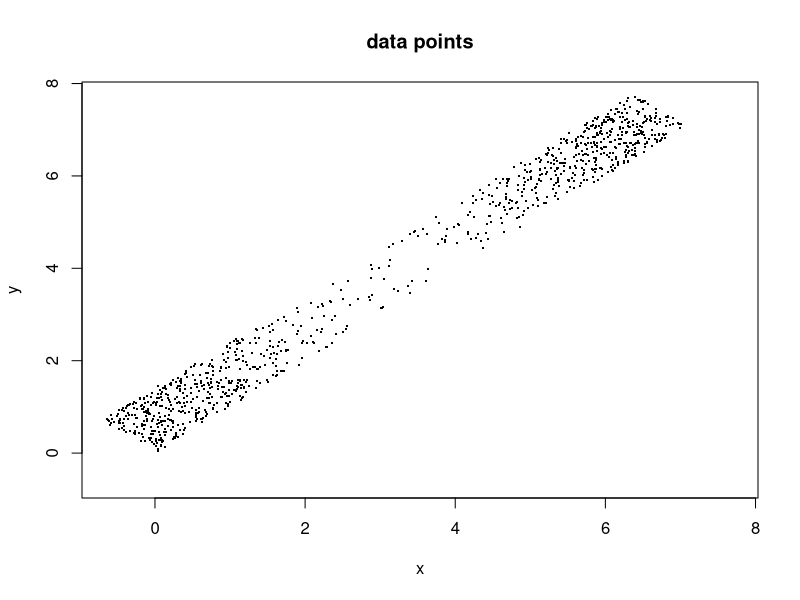
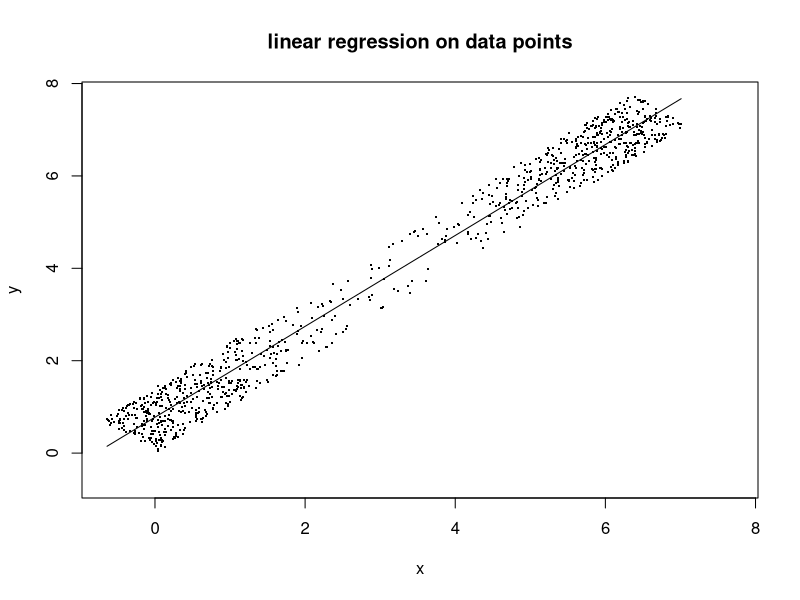
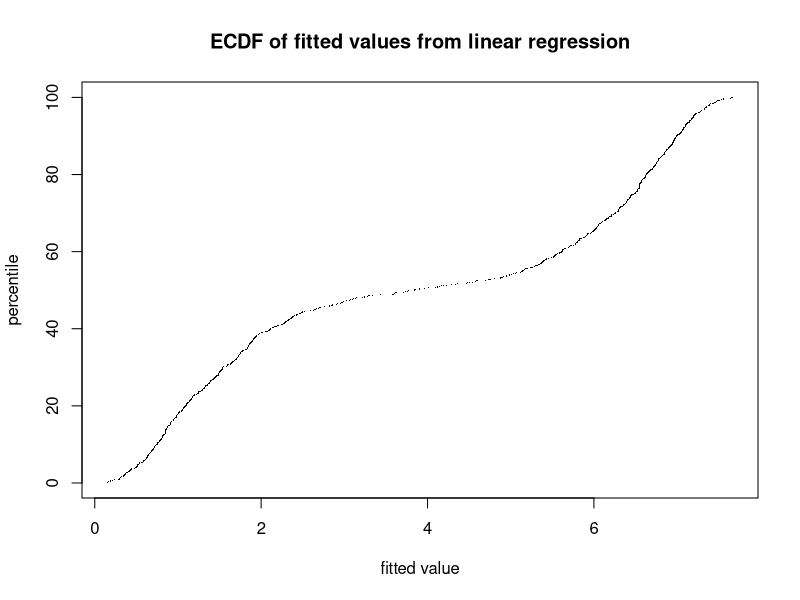
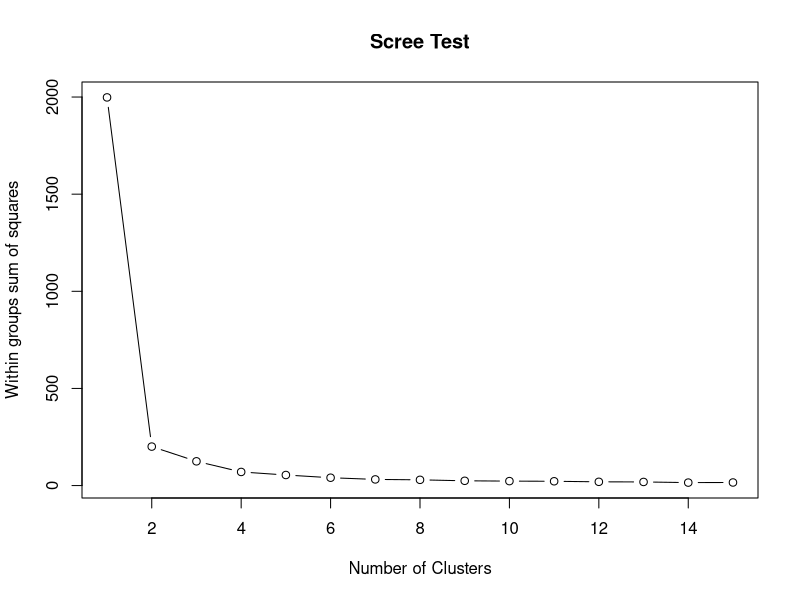
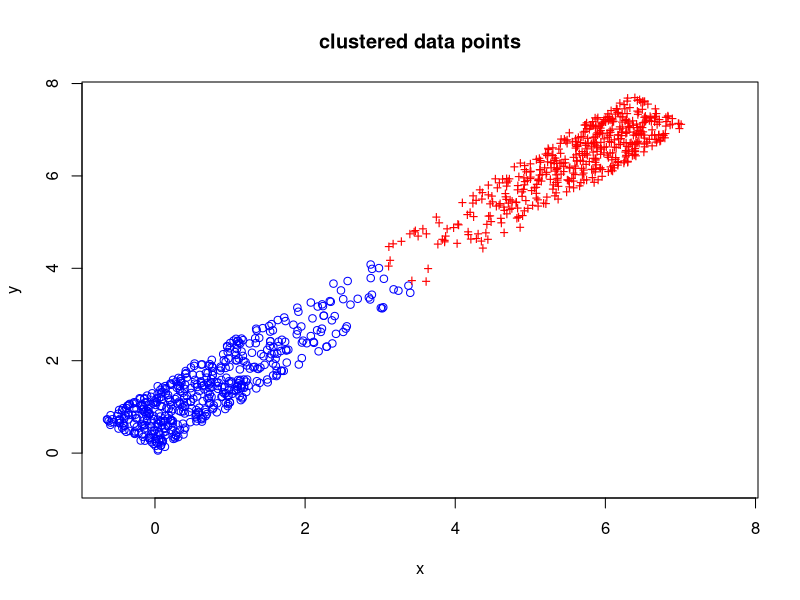

Recreate these plots in R, in order.
rm(list = ls())

num_pts = 1000
angle = 45 * pi / 180
scale = 10
sd = 2
dev_count = 2
get_window = function(dc) {
	if (! dev_count %in% dev.list()) {
		dev.new()
	}
	dev.set(dev_count); 
	dev_count + 1
}

g = rnorm(num_pts, 0, sd)
g[(1+num_pts/2):num_pts] = g[(1+num_pts/2):num_pts] + scale
g[g < 0] = -g[g < 0]
g[g > scale] = 2*scale - g[g > scale]
g[g < 0] = -g[g < 0]
#plot(g)
#stopifnot(FALSE)

data_orig = matrix(0, num_pts, 2)
data_orig[,1] = g
data_orig[,2] = runif(num_pts)

rot_mat = matrix(0,2,2)
rot_mat[1,1] = cos(angle)
rot_mat[2,1] = sin(angle)
rot_mat[1,2] = -sin(angle)
rot_mat[2,2] = cos(angle)

data = rot_mat %*% t(data_orig)
data = t(data)

dev_count = get_window(dev_count)
axis_lim = c(min(data), max(data))
plot(data, xlim=axis_lim, ylim=axis_lim, pch=".", cex=2, xlab="x", ylab="y", main="data points")

###################################
#regression
glm_unif = glm(data[,2] ~ data[,1])
glm_unif.fv = fitted.values(glm_unif)

dev_count = get_window(dev_count)
plot(data, xlim=axis_lim, ylim=axis_lim, pch=".", cex=2, xlab="x", ylab="y", main="linear regression on data points")
lines(data[,1], glm_unif.fv, cex=0.25)

dev_count = get_window(dev_count)
quintile = 100*(1:num_pts)/num_pts
glm_unif.fv.sorted = sort(glm_unif.fv)
plot(glm_unif.fv.sorted, quintile, pch=".", xlab="fitted value", ylab="percentile", main="ECDF of fitted values from linear regression")

##################################
#clustering
scaled = scale(data)

# Determine number of clusters
wss <- (nrow(scaled)-1)*sum(apply(scaled,2,var))
#description of above:
#first part is number of rows in scaled data - 1 = num_pts - 1 = 999
#second part of above:  apply(scaled,2,var) applies the function "var"
#	to the scaled data over the 2nd dimension (columnds) - in other words
#	it calculates the variance of the columns in scaled.  The second part
#	is the sum of these variances

for (i in 2:15) {
	wss[i] <- sum(kmeans(scaled, centers=i)$withinss)
}

dev_count = get_window(dev_count)
plot(1:15, wss, type="b", xlab="Number of Clusters", ylab="Within groups sum of squares", main="Scree Test")


cluster = kmeans(scaled, centers=2)
c_data = data[cluster$cluster == 1,]
dev_count = get_window(dev_count)
plot(c_data, xlim=axis_lim, ylim=axis_lim, xlab="x", ylab="y", main="clustered data points", col="blue")
c_data = data[cluster$cluster == 2,]
points(c_data, pch="+", col="red")
